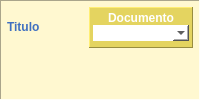
       <widget class="QFrame" name="frHeader">
        <property name="styleSheet">
         <string notr="true">background-color:#FFF8D0;</string>
        </property>
        <property name="frameShape">
         <enum>QFrame::Panel</enum>
        </property>
        <property name="frameShadow">
         <enum>QFrame::Sunken</enum>
        </property>
        <layout class="QVBoxLayout" name="verticalLayout_3">
         <property name="spacing">
          <number>6</number>
         </property>
         <property name="margin">
          <number>6</number>
         </property>
         <item>
          <layout class="QGridLayout" name="gridLayout_5">
           <property name="horizontalSpacing">
            <number>9</number>
           </property>
           <property name="verticalSpacing">
            <number>0</number>
           </property>
           <item row="0" column="1">
            <spacer name="horizontalSpacer_4">
             <property name="orientation">
              <enum>Qt::Horizontal</enum>
             </property>
             <property name="sizeHint" stdset="0">
              <size>
               <width>40</width>
               <height>20</height>
              </size>
             </property>
            </spacer>
           </item>
           <item row="0" column="0">
            <widget class="QLabel" name="titulo">
             <property name="sizePolicy">
              <sizepolicy hsizetype="Preferred" vsizetype="Fixed">
               <horstretch>0</horstretch>
               <verstretch>0</verstretch>
              </sizepolicy>
             </property>
             <property name="font">
              <font>
               <pointsize>9</pointsize>
               <weight>75</weight>
               <bold>true</bold>
              </font>
             </property>
             <property name="styleSheet">
              <string notr="true">color:#4070C0; background-color:rgba(0,0,0,0)</string>
             </property>
             <property name="text">
              <string>Titulo</string>
             </property>
             <property name="margin">
              <number>6</number>
             </property>
            </widget>
           </item>
           <item row="0" column="3">
            <widget class="QFrame" name="documentKindFR">
             <property name="sizePolicy">
              <sizepolicy hsizetype="Preferred" vsizetype="Preferred">
               <horstretch>1</horstretch>
               <verstretch>0</verstretch>
              </sizepolicy>
             </property>
             <property name="styleSheet">
              <string notr="true">background-color:#E4D460;</string>
             </property>
             <property name="frameShape">
              <enum>QFrame::Panel</enum>
             </property>
             <property name="frameShadow">
              <enum>QFrame::Raised</enum>
             </property>
             <layout class="QVBoxLayout" name="verticalLayout_13">
              <property name="spacing">
               <number>0</number>
              </property>
              <property name="leftMargin">
               <number>3</number>
              </property>
              <property name="topMargin">
               <number>3</number>
              </property>
              <property name="rightMargin">
               <number>3</number>
              </property>
              <property name="bottomMargin">
               <number>6</number>
              </property>
              <item>
               <widget class="QLabel" name="documentKind_LA">
                <property name="sizePolicy">
                 <sizepolicy hsizetype="Preferred" vsizetype="Fixed">
                  <horstretch>0</horstretch>
                  <verstretch>0</verstretch>
                 </sizepolicy>
                </property>
                <property name="font">
                 <font>
                  <weight>75</weight>
                  <bold>true</bold>
                 </font>
                </property>
                <property name="styleSheet">
                 <string notr="true">color:#FFFFFF;</string>
                </property>
                <property name="text">
                 <string>Documento</string>
                </property>
                <property name="alignment">
                 <set>Qt::AlignCenter</set>
                </property>
                <property name="margin">
                 <number>3</number>
                </property>
                <property name="buddy">
                 <cstring>cbTipoDocumento</cstring>
                </property>
               </widget>
              </item>
              <item>
               <widget class="CDComboBox" name="cbTipoDocumento">
                <property name="sizePolicy">
                 <sizepolicy hsizetype="Preferred" vsizetype="Preferred">
                  <horstretch>0</horstretch>
                  <verstretch>0</verstretch>
                 </sizepolicy>
                </property>
                <property name="font">
                 <font>
                  <weight>75</weight>
                  <bold>true</bold>
                 </font>
                </property>
                <property name="styleSheet">
                 <string notr="true">background-color:#FFFFFF; border:0;border-style:inset</string>
                </property>
                <property name="editable">
                 <bool>true</bool>
                </property>
                <property name="frame">
                 <bool>false</bool>
                </property>
               </widget>
              </item>
             </layout>
            </widget>
           </item>
          </layout>
         </item>
         <item>
          <widget class="QFrame" name="frame_5">
           <layout class="QHBoxLayout" name="horizontalLayout">
            <property name="spacing">
             <number>9</number>
            </property>
            <property name="margin">
             <number>0</number>
            </property>
           </layout>
          </widget>
         </item>
        </layout>
       </widget>
